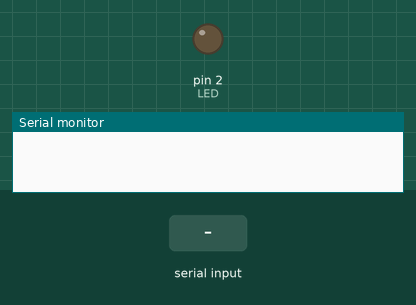
Recording of a sketch running on a simulated Arduino Uno, built with avr-gcc and run on an emulated ATmega328P. Shown: output pins drawn as LEDs (lit = HIGH), the last lines printed to the serial monitor. The test bench sets the inputs (shaded band).

Above: at 1.2 s.
1.3 s: "L" received over Serial
At 2.4 s:
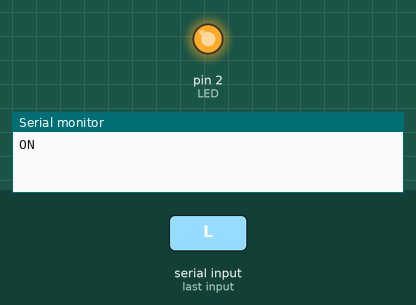
2.8 s: "D" received over Serial
At 3.5 s:
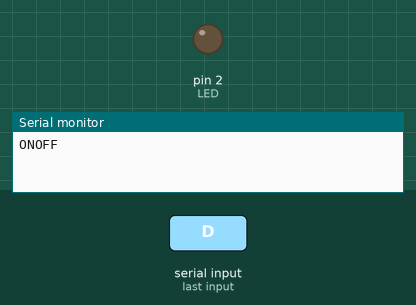
Timing chart, 0 to 5.8 s (numbered marks = the images above; inputs shaded):
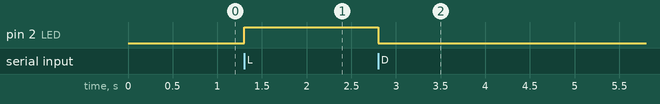

Measured:
- after the input at 1.3 s, pin 2 (LED): LOW → HIGH at once
- after the input at 2.8 s, pin 2 (LED): HIGH → LOW at once

The sketch:

python-communication-ino.ino
```cpp
#define LED 2

bool is_led_on = false;

void setup() {
  Serial.begin(115200);

  pinMode(LED, OUTPUT);
}

void loop() {
  digitalWrite(LED, is_led_on ? HIGH : LOW);

  if (Serial.available() > 0) {
    char command = (char)Serial.read();

    if (command == 'L') {
      digitalWrite(LED, HIGH);
      is_led_on = true;
    } else if (command == 'D') {
      digitalWrite(LED, LOW);
      is_led_on = false;
    }

    Serial.print(is_led_on ? "ON" : "OFF");
  }
}
```
